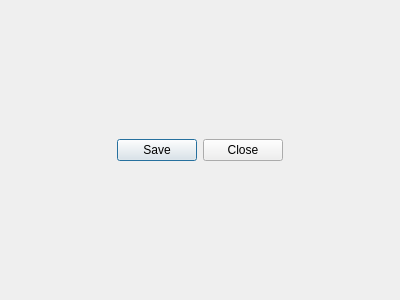
<?xml version="1.0" encoding="UTF-8"?>
<ui version="4.0">
 <class>Dialog</class>
 <widget class="QDialog" name="Dialog">
  <property name="geometry">
   <rect>
    <x>0</x>
    <y>0</y>
    <width>400</width>
    <height>300</height>
   </rect>
  </property>
  <property name="windowTitle">
   <string>Dialog</string>
  </property>
  <layout class="QVBoxLayout" name="verticalLayout">
   <item>
    <widget class="QDialogButtonBox" name="buttonBox">
     <property name="orientation">
      <enum>Qt::Horizontal</enum>
     </property>
     <property name="standardButtons">
      <set>QDialogButtonBox::Close|QDialogButtonBox::Save</set>
     </property>
     <property name="centerButtons">
      <bool>true</bool>
     </property>
    </widget>
   </item>
  </layout>
 </widget>
 <resources/>
 <connections>
  <connection>
   <sender>buttonBox</sender>
   <signal>accepted()</signal>
   <receiver>Dialog</receiver>
   <slot>accept()</slot>
   <hints>
    <hint type="sourcelabel">
     <x>248</x>
     <y>254</y>
    </hint>
    <hint type="destinationlabel">
     <x>157</x>
     <y>274</y>
    </hint>
   </hints>
  </connection>
  <connection>
   <sender>buttonBox</sender>
   <signal>rejected()</signal>
   <receiver>Dialog</receiver>
   <slot>reject()</slot>
   <hints>
    <hint type="sourcelabel">
     <x>316</x>
     <y>260</y>
    </hint>
    <hint type="destinationlabel">
     <x>286</x>
     <y>274</y>
    </hint>
   </hints>
  </connection>
 </connections>
</ui>
